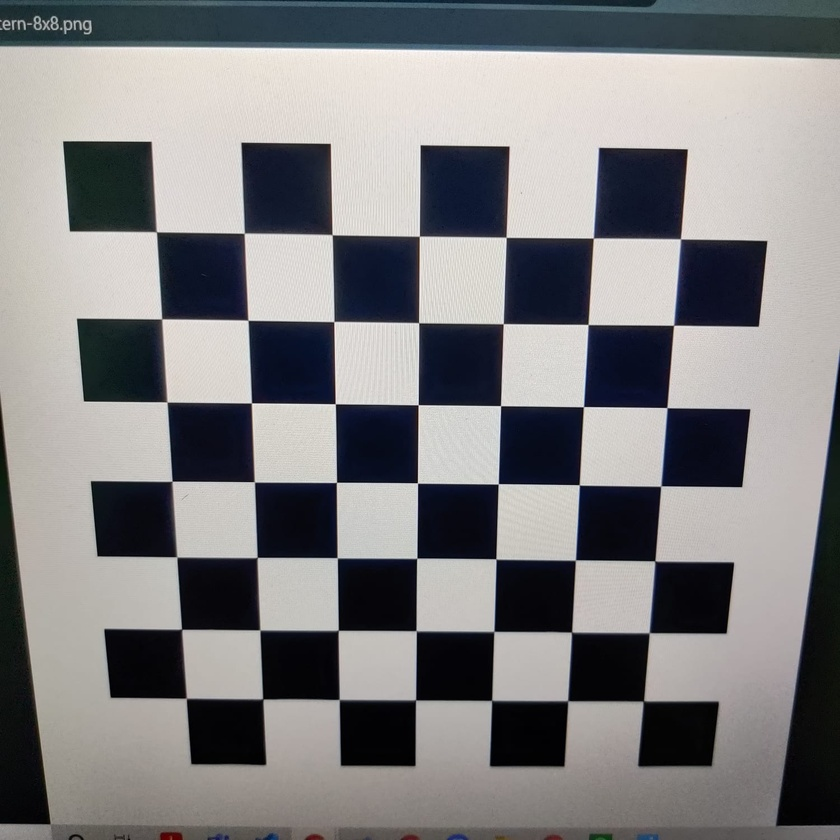
#> input picture Lab5/images/img0.jpeg, 840 x 840 px, shrunk from 1500 x 1500 before the run; its folder holds only this picture in this run
$ jupyter execute lab5.ipynb
#> lines starting #> are read from the running program, lines starting #| are printed output that depends on the picture; after the words box and inside, x2 and y2 are one past the last pixel; in counts of white or black regions, pixels touching at a corner belong together; long printed decimals are rounded
[cell 1]
import cv2
import numpy as np
import glob
import matplotlib.pyplot as plt

chessboard = (7,7)
criteria = (cv2.TERM_CRITERIA_EPS + cv2.TERM_CRITERIA_MAX_ITER, 30, 0.001)
objpoints = []
imgpoints = []

objp = np.zeros((1, chessboard[0] * chessboard[1], 3), np.float32)
objp[0,:,:2] = np.mgrid[0:chessboard[0], 0:chessboard[1]].T.reshape(-1, 2)

images = glob.glob('./images/*.jpeg')
for fname in images:
    img = cv2.imread(fname)
#> img is the input picture: shape (840, 840, 3); mean B, G, R 128.4, 127.2, 127.9
    gray = cv2.cvtColor(img,cv2.COLOR_BGR2GRAY)
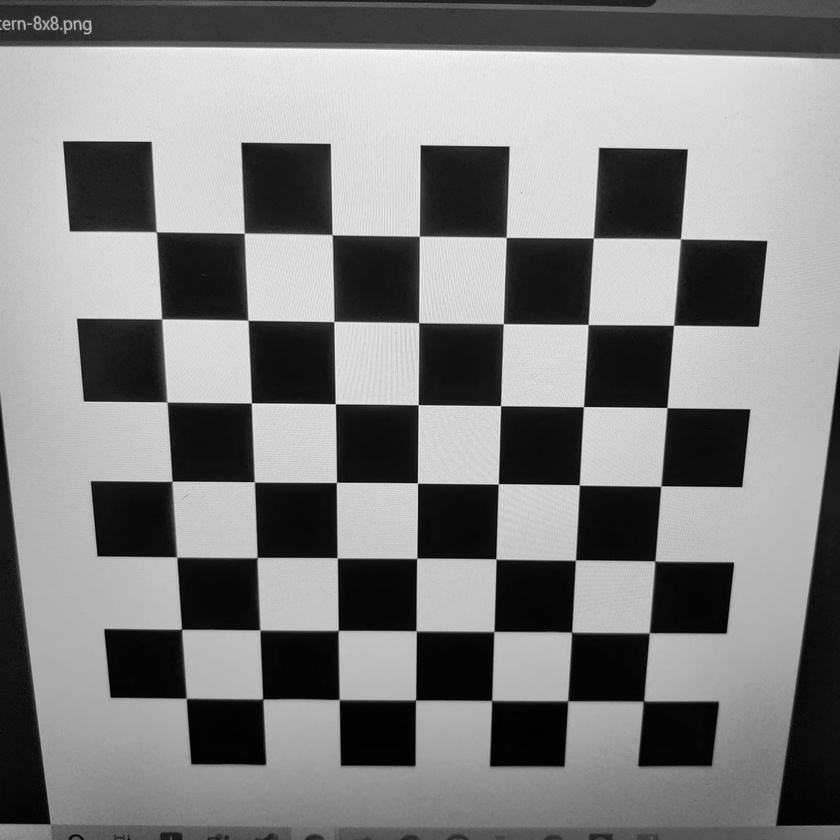
#> gray: shape (840, 840); min 0, max 255, mean 127.5
    ret, corners = cv2.findChessboardCorners(gray, chessboard)
#> ret = True; corners = 49 rows, first 8: [156.5, 231.9], [244.2, 233.3], [332.2, 234.8], [419.3, 236.2], [506.1, 237.4], [593.3, 238.2], [680.5, 238.9], [161.7, 318.9]
    if ret == True:
        objpoints.append(objp)
        refinedcorners = cv2.cornerSubPix(gray, corners, (11,11),(-1,-1), criteria)
#> refinedcorners = 49 rows, first 8: [156.4, 231.8], [244.3, 233.2], [332.2, 234.7], [419.3, 236.2], [506.2, 237.3], [593.4, 238], [680.5, 238.9], [161.7, 318.9]
        imgpoints.append(refinedcorners)
        img = cv2.drawChessboardCorners(img, chessboard, refinedcorners, ret)
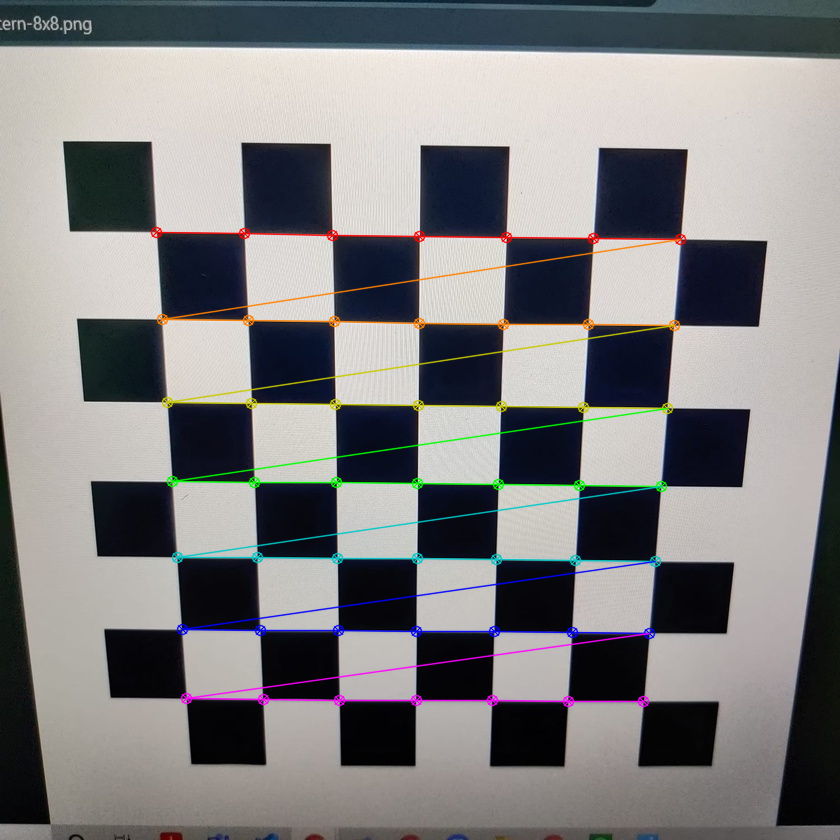
#> img: shape (840, 840, 3); 3.26% of pixels changed, all inside (x1, y1, x2, y2) = (150, 226, 687, 708)

    plt.figure(figsize = (10,10))
    plt.imshow(img)
    plt.show()
    cv2.waitKey(500)
cv2.destroyAllWindows()

ret, mtx, dist, rvecs, tvecs = cv2.calibrateCamera(objpoints, imgpoints, gray.shape[::-1], None, None)
#> ret = 0.117; mtx = [[625.8, 0, 435.7], [0, 617, 396], [0, 0, 1]]; dist = [[0.117, -0.41, -0.000737, 0.000492, 0.437]]; rvecs = ([0.175, -0.00983, 0.0121],); tvecs = ([-3.19, -1.9, 7.21],)

print("Camera matrix : \n")
print(mtx)
#| [[625.775   0.         435.694]
#|  [  0.         616.976 395.985]
#|  [  0.           0.           1.        ]]
print("distortion coeffecients : \n")
print(dist)
#| [[ 0.1171 -0.4104 -0.0007371  0.0004923  0.4374]]
print("Rotation Vectors : \n")
print(rvecs)
#| (array([[ 0.1752],
#|        [-0.009832],
#|        [ 0.0121]]),)
print("Translation Vectors : \n")
print(tvecs)
#| (array([[-3.187],
#|        [-1.896],
#|        [ 7.205]]),)

$ run again, on Lab5/images/img1.jpeg
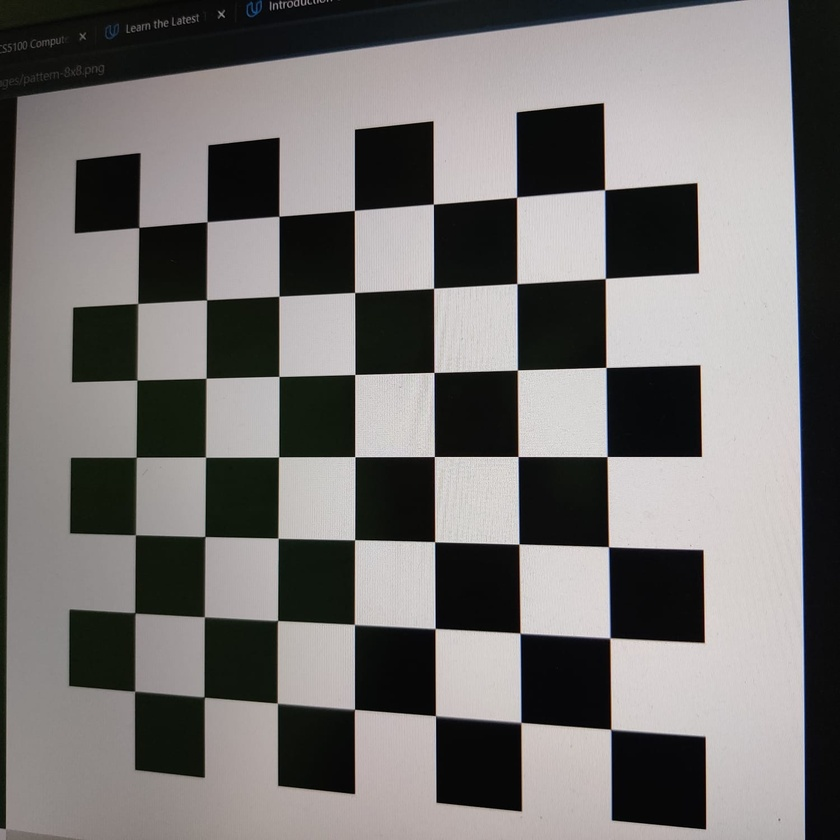
#> input picture Lab5/images/img1.jpeg, 840 x 840 px, shrunk from 1500 x 1500 before the run
#> img is the input picture: shape (840, 840, 3); mean B, G, R 112.1, 113.5, 116
#> `ret, corners = cv2.findChessboardCorners(gray, chessboard)`: ret = True; corners = 49 rows, first 8: [604.6, 189.8], [605.3, 278.5], [605.9, 367.4], [607.1, 456.5], [608.5, 546.7], [609.9, 637.8], [610.6, 729.3], [516.6, 197.2]
#> refinedcorners = 49 rows, first 8: [604.6, 189.7], [605.3, 278.4], [605.9, 367.4], [607.1, 456.6], [608.5, 546.7], [609.9, 637.9], [610.8, 729.4], [516.6, 197.2]
#> `img = cv2.drawChessboardCorners(img, chessboard, refinedcorners, ret)`:
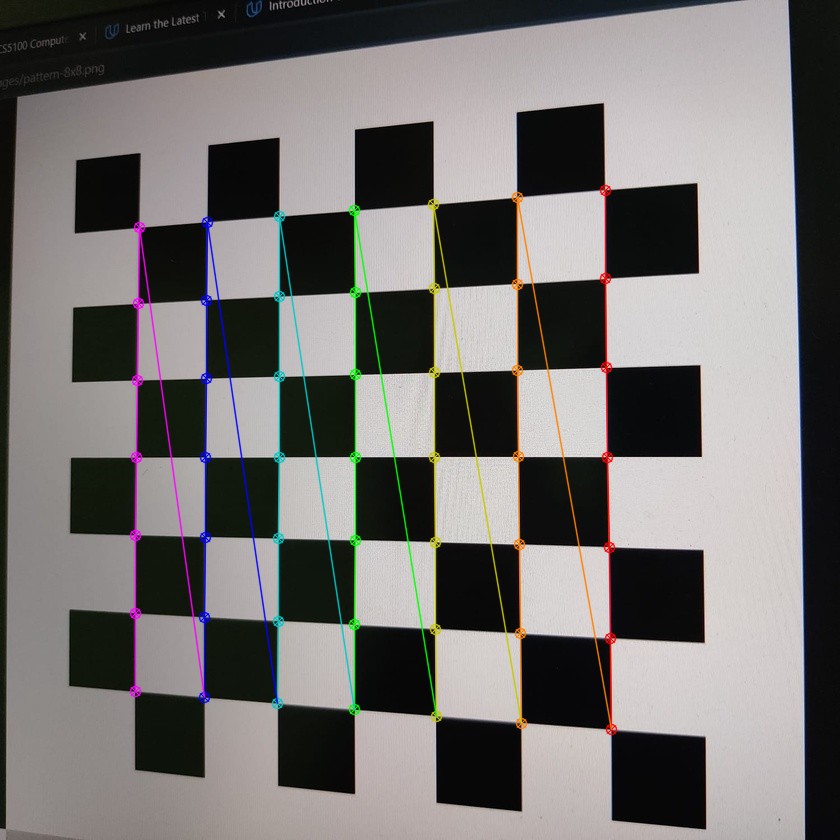
#> img: shape (840, 840, 3); 3.33% of pixels changed, all inside (x1, y1, x2, y2) = (129, 184, 618, 736)
#> `ret, mtx, dist, rvecs, tvecs = cv2.calibrateCamera(objpoints, imgpoint..`: ret = 0.0887; mtx = [[796.9, 0, 433.6], [0, 802.3, 416.4], [0, 0, 1]]; dist = [[0.206, -1.19, -0.00179, 0.00134, 2.03]]; rvecs = ([0.16, 0.222, 1.55],); tvecs = ([1.94, -2.55, 9.15],)
#| [[796.891    0.         433.584]
#|  [  0.         802.287 416.354]
#|  [  0.           0.           1.        ]]
#| [[ 2.06286261e-01 -1.18876990e+00 -1.78990362e-03  1.33986637e-03
#|    2.03336124e+00]]
#| (array([[0.1597],
#|        [0.2223],
#|        [1.553]]),)
#| (array([[ 1.938],
#|        [-2.549],
#|        [ 9.151]]),)

$ run again, on Lab5/images/img2.jpeg
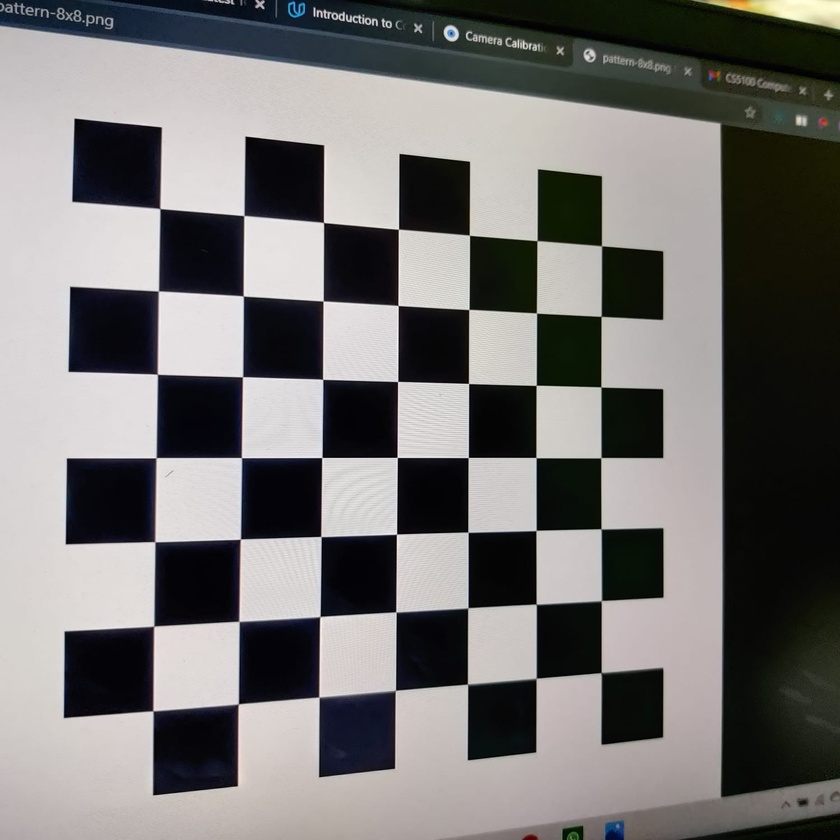
#> input picture Lab5/images/img2.jpeg, 840 x 840 px, shrunk from 1500 x 1500 before the run
#> img is the input picture: shape (840, 840, 3); mean B, G, R 113.5, 114.8, 116.5
#> `ret, corners = cv2.findChessboardCorners(gray, chessboard)`: ret = True; corners = 49 rows, first 8: [160, 208.6], [243.9, 215.6], [323.5, 222.5], [398.5, 229.2], [469.4, 235.2], [537, 240.6], [601.5, 245.9], [158.4, 291.1]
#> refinedcorners = 49 rows, first 8: [159.8, 208.5], [243.9, 215.5], [323.5, 222.5], [398.4, 229.2], [469.4, 235.2], [537, 240.6], [601.5, 245.8], [158.4, 291]
#> `img = cv2.drawChessboardCorners(img, chessboard, refinedcorners, ret)`:
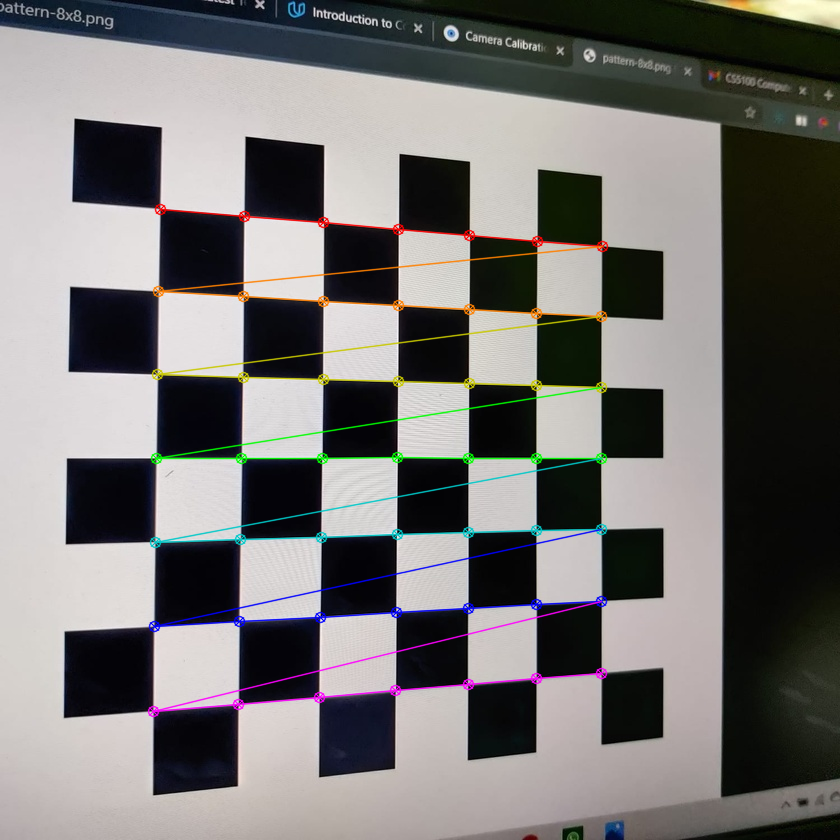
#> img: shape (840, 840, 3); 3.02% of pixels changed, all inside (x1, y1, x2, y2) = (147, 203, 609, 718)
#> `ret, mtx, dist, rvecs, tvecs = cv2.calibrateCamera(objpoints, imgpoint..`: ret = 0.0893; mtx = [[744.5, 0, 417.4], [0, 753.5, 421.9], [0, 0, 1]]; dist = [[0.186, -0.965, -0.000297, -5.49e-06, 1.5]]; rvecs = ([-0.0243, -0.273, 0.00964],); tvecs = ([-3.14, -2.57, 9.17],)
#| [[744.475   0.         417.401   ]
#|  [  0.         753.464 421.897]
#|  [  0.           0.           1.        ]]
#| [[ 1.85507688e-01 -9.64693436e-01 -2.96639651e-04 -5.49046752e-06
#|    1.49986337e+00]]
#| (array([[-0.0243 ],
#|        [-0.2732],
#|        [ 0.00964]]),)
#| (array([[-3.140],
#|        [-2.570],
#|        [ 9.173]]),)

$ run again, on Lab5/images/img3.jpeg
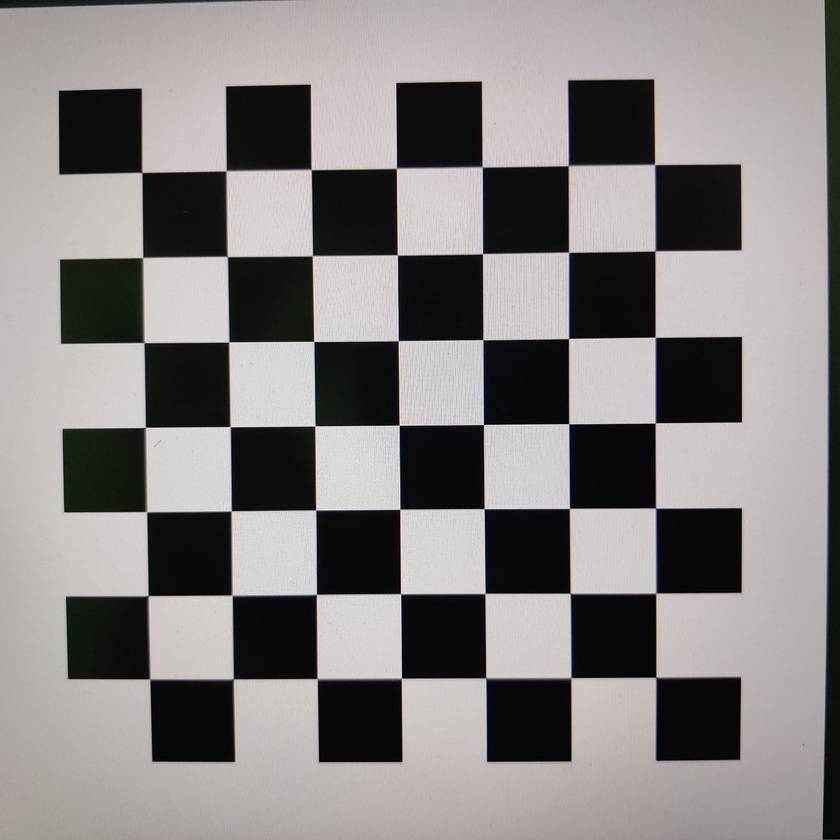
#> input picture Lab5/images/img3.jpeg, 840 x 840 px, shrunk from 1500 x 1500 before the run
#> img is the input picture: shape (840, 840, 3); mean B, G, R 129.1, 129.9, 133.2
#> `ret, corners = cv2.findChessboardCorners(gray, chessboard)`: ret = True; corners = 49 rows, first 8: [654.5, 164.5], [654.9, 251.2], [655.1, 337.2], [655.2, 423], [655.4, 508], [655.7, 593], [655.6, 677.1], [568.1, 165.8]
#> refinedcorners = 49 rows, first 8: [654.6, 164.5], [655, 251], [655.2, 337.2], [655.3, 422.9], [655.5, 508.1], [655.8, 593.2], [655.8, 677.3], [568.3, 165.6]
#> `img = cv2.drawChessboardCorners(img, chessboard, refinedcorners, ret)`:
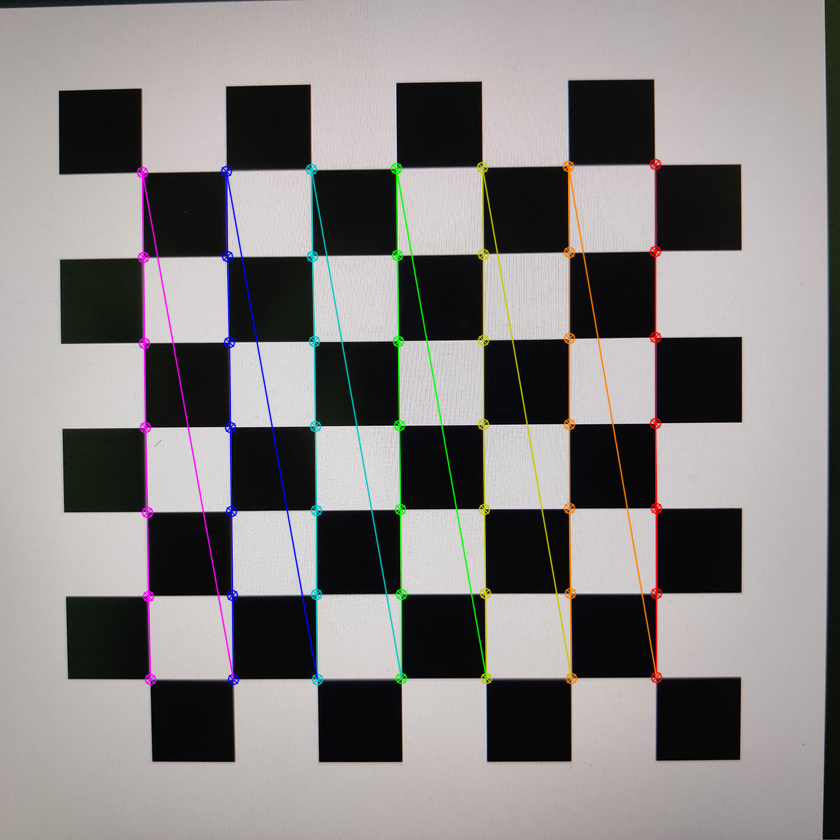
#> img: shape (840, 840, 3); 3.38% of pixels changed, all inside (x1, y1, x2, y2) = (136, 158, 663, 686)
#> `ret, mtx, dist, rvecs, tvecs = cv2.calibrateCamera(objpoints, imgpoint..`: ret = 0.101; mtx = [[545.3, 0, 415.6], [0, 545.3, 430.2], [0, 0, 1]]; dist = [[0.098, -0.26, -0.000466, 0.000406, 0.203]]; rvecs = ([0.02, -0.00236, 1.56],); tvecs = ([2.78, -3.09, 6.41],)
#| [[545.317   0.         415.627]
#|  [  0.         545.261 430.182]
#|  [  0.           0.           1.        ]]
#| [[ 0.09799 -0.2602  -0.0004656  0.0004059  0.2027]]
#| (array([[ 0.01995],
#|        [-0.00236],
#|        [ 1.562]]),)
#| (array([[ 2.776],
#|        [-3.085],
#|        [ 6.408]]),)
